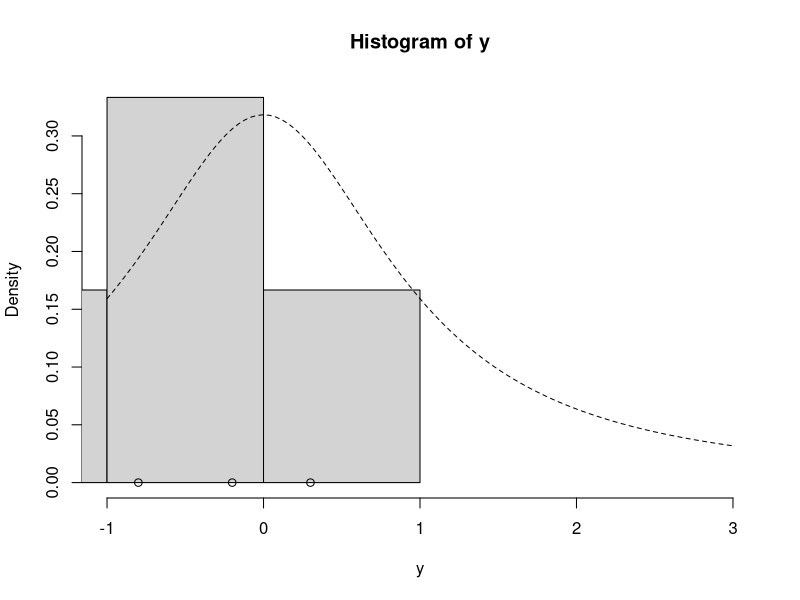
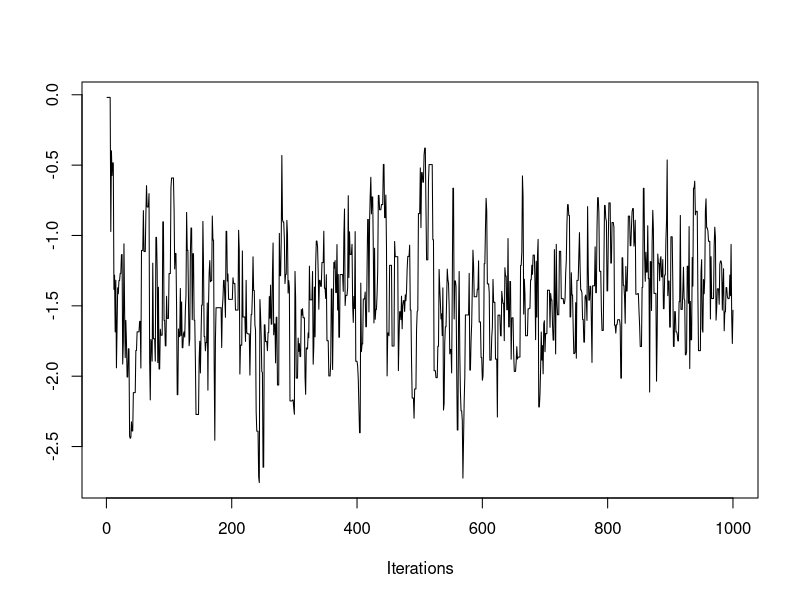
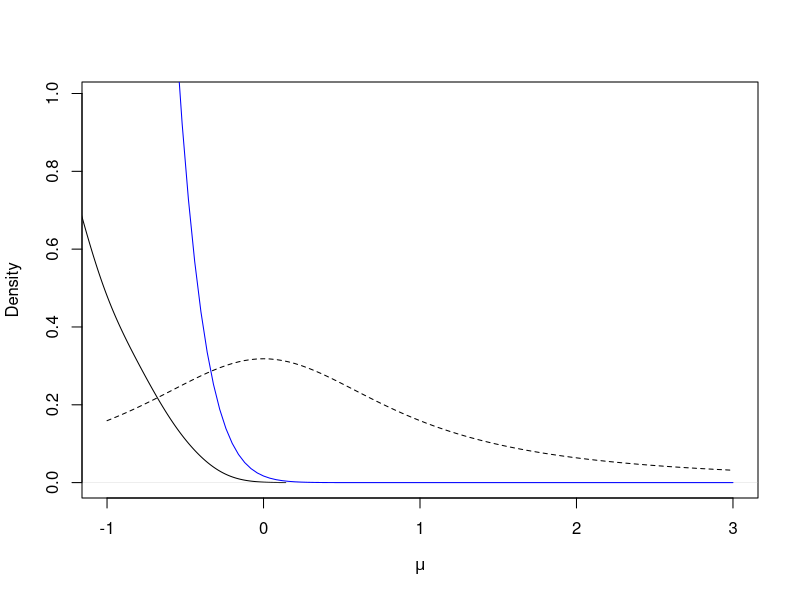

Here is the R script that generated these plots, in order:
lg = function(mu, n, ybar) {
  mu2 = mu^2
  n * (ybar * mu - mu2 / 2.0) - log(1 + mu2)
}

mh = function(n, ybar, n_iter, mu_init, cand_sd) {
  ## Random-Walk Metropolis-Hastings algorithm
  
  ## step 1, initialize
  mu_out = numeric(n_iter)
  accpt = 0
  mu_now = mu_init
  lg_now = lg(mu=mu_now, n=n, ybar=ybar)
  
  ## step 2, iterate
  for (i in 1:n_iter) {
    ## step 2a
    mu_cand = rnorm(n=1, mean=mu_now, sd=cand_sd) # draw a candidate
    
    ## step 2b
    lg_cand = lg(mu=mu_cand, n=n, ybar=ybar) # evaluate log of g with the candidate
    lalpha = lg_cand - lg_now # log of acceptance ratio
    alpha = exp(lalpha)
    
    ## step 2c
    u = runif(1) # draw a uniform variable which will be less than alpha with probability min(1, alpha)
    if (u < alpha) { # then accept the candidate
      mu_now = mu_cand
      accpt = accpt + 1 # to keep track of acceptance
      lg_now = lg_cand
    }
    
    ## collect results
    mu_out[i] = mu_now # save this iteration's value of mu
  }
  
  ## return a list of output
  list(mu=mu_out, accpt=accpt/n_iter)
}

#y = c(1.2, 1.4, -0.5, 0.3, 0.9, 2.3, 1.0, 0.1, 1.3, 1.9)
y = c(-0.2, -1.5, -5.3, 0.3, -0.8, -2.2)
ybar = mean(y)
n = length(y)
hist(y, freq=FALSE, xlim=c(-1.0, 3.0)) # histogram of the data
curve(dt(x=x, df=1), lty=2, add=TRUE) # prior for mu
points(y, rep(0,n), pch=1) # individual data points
points(ybar, 0, pch=19) # sample mean

set.seed(43) # set the random seed for reproducibility
post = mh(n=n, ybar=ybar, n_iter=1e3, mu_init=0.0, cand_sd=0.5)
str(post)

library("coda")
traceplot(as.mcmc(post$mu))

post$mu_keep = post$mu[-c(1:100)] # discard the first 200 samples
plot(density(post$mu_keep, adjust=2.0), main="", xlim=c(-1.0, 3.0), xlab=expression(mu)) # plot density estimate of the posterior
curve(dt(x=x, df=1), lty=2, add=TRUE) # prior for mu
points(ybar, 0, pch=19) # sample mean

curve(0.017*exp(lg(mu=x, n=n, ybar=ybar)), from=-1.0, to=3.0, add=TRUE, col="blue") # approximation to the true posterior in blue
print(sd(post$mu))
print(mean(post$mu))
